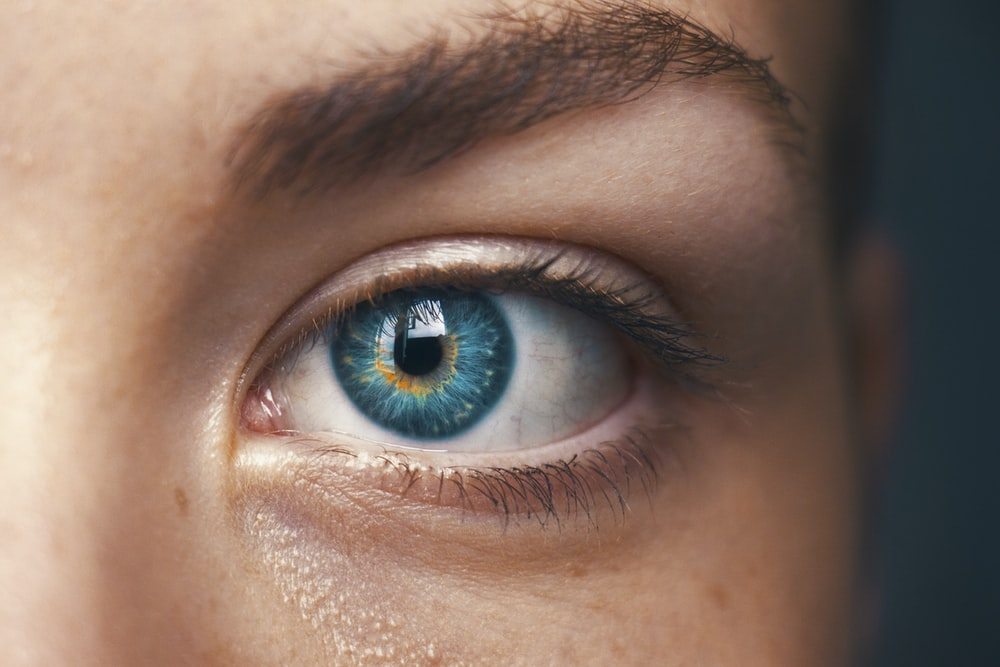
#> input picture Singular Value Decomposition/data/eye.jpg, 1000 x 667 px
$ jupyter execute 'Image Compression.ipynb'
#> lines starting #> are read from the running program, lines starting #| are printed output that depends on the picture
# Image Compression with Singular Value Decomposition

Singular Value Decomposition is a method to factorize a Matrix.
It has several different applications, a particular application of SVD is in image compression

[cell 1]
import matplotlib.pyplot as plt
from matplotlib.image import imread
import numpy as np
from skimage.color import rgb2gray

[cell 2]
A = imread('data/eye.jpg')
#> A is the input picture: shape (667, 1000, 3); mean R, G, B 132.3, 110.2, 98.2
img = plt.imshow(A)

[cell 3]
#Converting to grayscale
X = rgb2gray(A) * 255
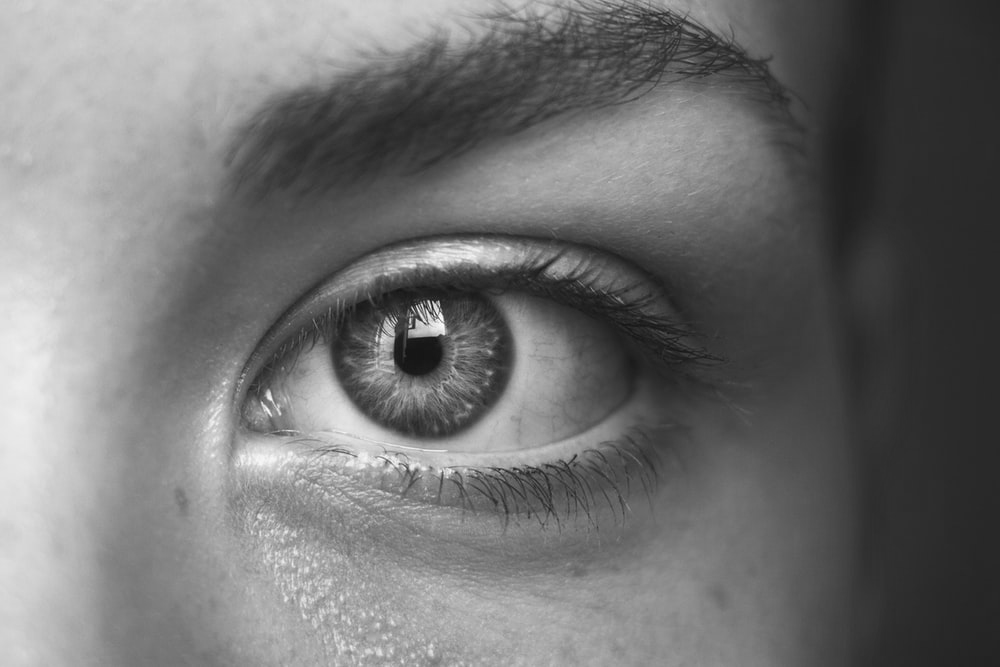
#> X: shape (667, 1000) float64; min 16.81, max 254.4, mean 114.1
plt.imshow(X, cmap='gray')

### Using Numpy's Linear Algebra Library to factorize our image using SVD

[cell 4]
U, S, VT = np.linalg.svd(X, full_matrices=False)
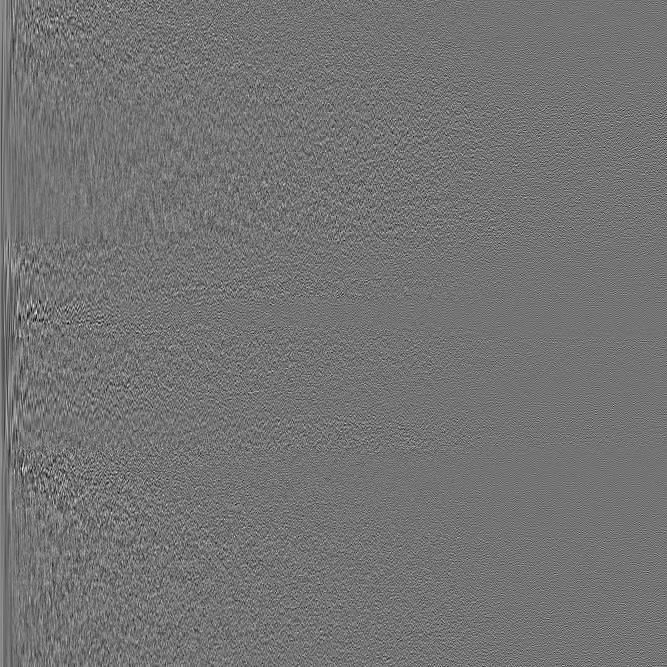
#> U: shape (667, 667) float64; min -0.222, max 0.266, mean 4.43e-05; drawn with min black and max white
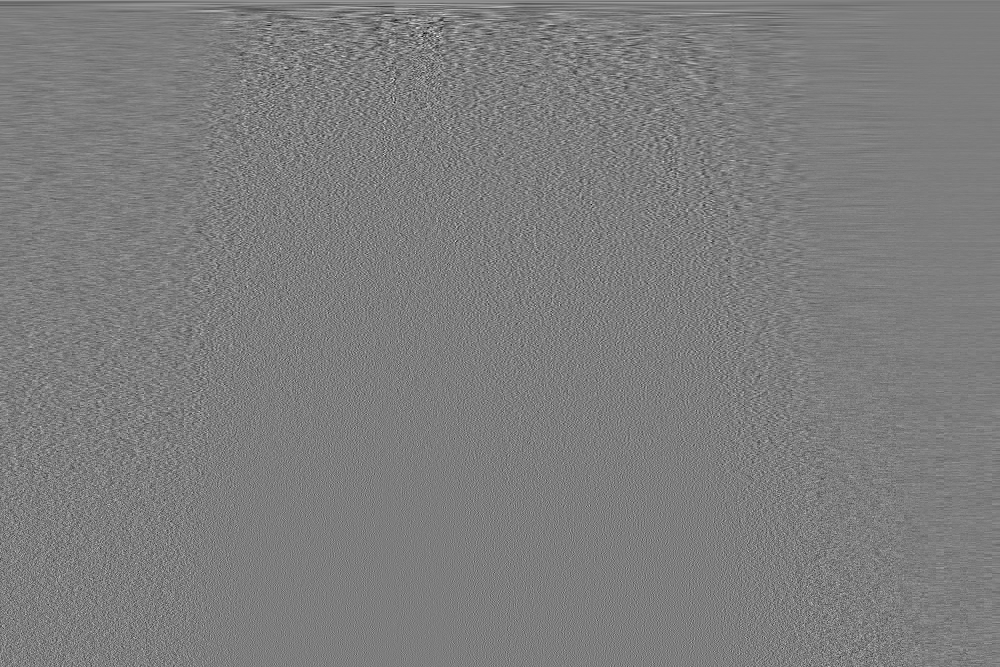
#> VT: shape (667, 1000) float64; min -0.256, max 0.263, mean 5.81e-05; drawn with min black and max white
#> S = 667 values, max 100613 at index 0, min 1.95 at index 666, mean 377.6
S = np.diag(S)

### Using the singular values of rank r to achieve different levels of compression

[cell 5]
fig = 0
for r in (5, 10, 20, 100):
    Xapprox = U[:, :r] @ S[0:r, :r] @ VT[:r, :]

    #Plotting
    plt.figure(fig)
    fig += 1
    plt.imshow(Xapprox, cmap='gray')
    plt.title(f'r ={r}')
    plt.axis('off')
#> this loop made 4 passes
#> pass 1, `Xapprox = U[:, :r] @ S[0:r, :r] @ VT[:r, :]`:
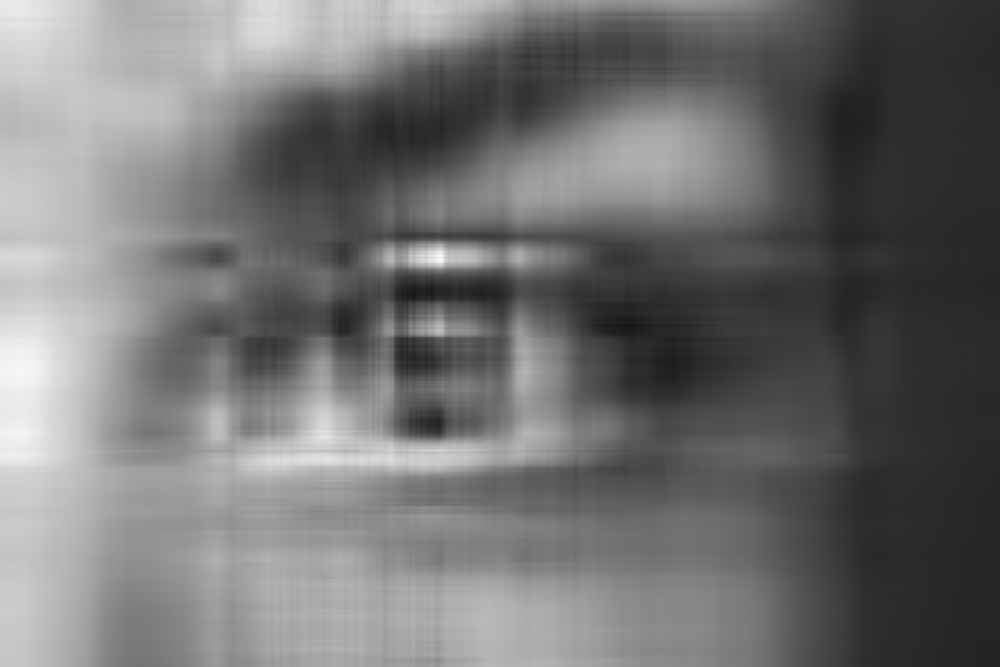
#> Xapprox: shape (667, 1000) float64; min 21.78, max 249.7, mean 114
#> pass 2, `Xapprox = U[:, :r] @ S[0:r, :r] @ VT[:r, :]`:
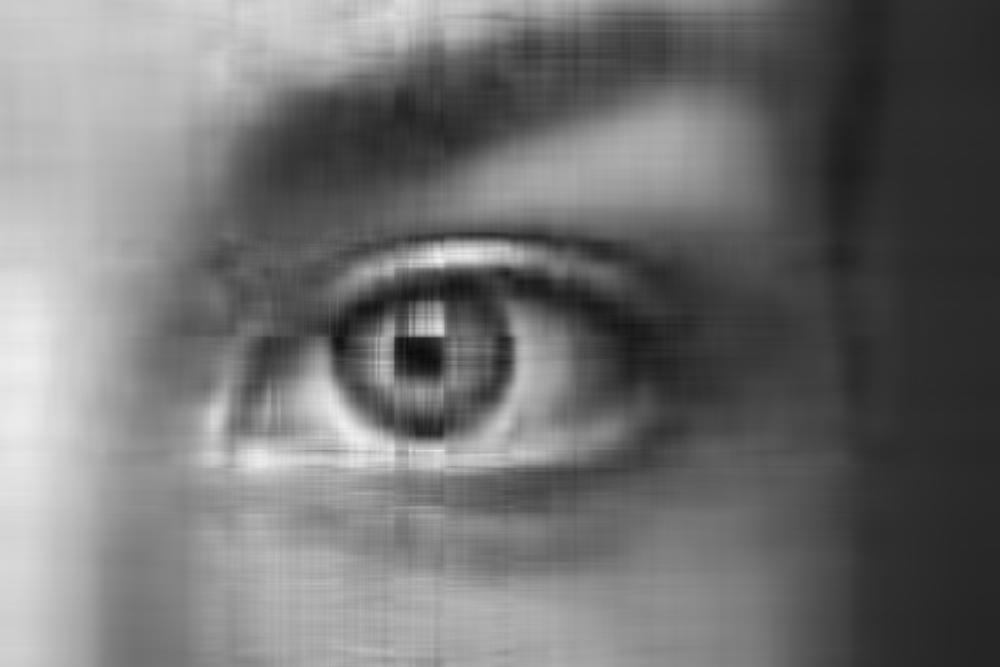
#> Xapprox: shape (667, 1000) float64; min 12.28, max 239.8, mean 114.1
#> after the loop, fig = 4
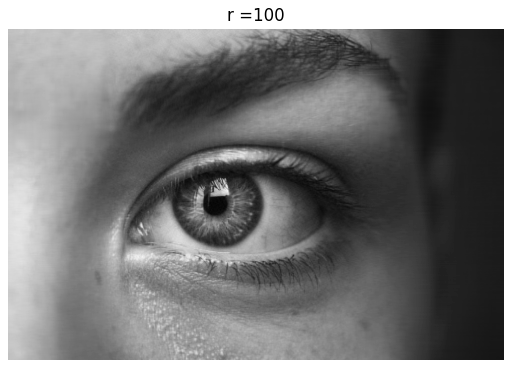
#> figure drawn by matplotlib, 1 panel

As we can see the higher the rank the clearer the image becomes

[cell 6]
len(S)
#> Out = 667

We observe that there is 667 singular values in the factorization of our image.

We can further explore this idea using plots. We will analyse how much energy each singular value contains.

[cell 7]
plt.semilogy(S)
plt.title('Singular Values')
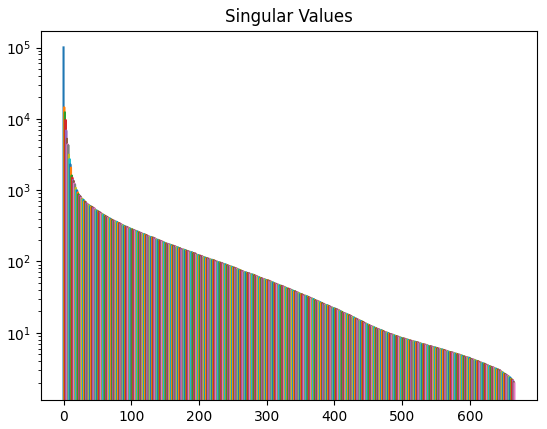
#> figure drawn by matplotlib, 1 panel; curve peaks at x = 0, y = 100613; curve peaks at x = 1, y = 14565.2; curve peaks at x = 2, y = 12378.8

We observe the singular values with highest magnitude are in the first 25 columns of the Diagnol Matrix (S).

[cell 8]
c = np.cumsum(np.diag(S))/np.sum(S)
#> c = 667 values from 0.399 to 1
plt.plot(c)
plt.title('Cumulative Distribution of Singular Values')
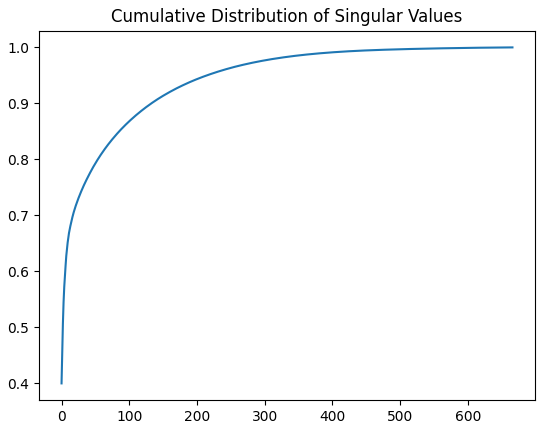
#> figure drawn by matplotlib, 1 panel; curve peaks at x = 666, y = 1

[cell 9]
c[:25]
#> Out = 25 values from 0.399 to 0.727
